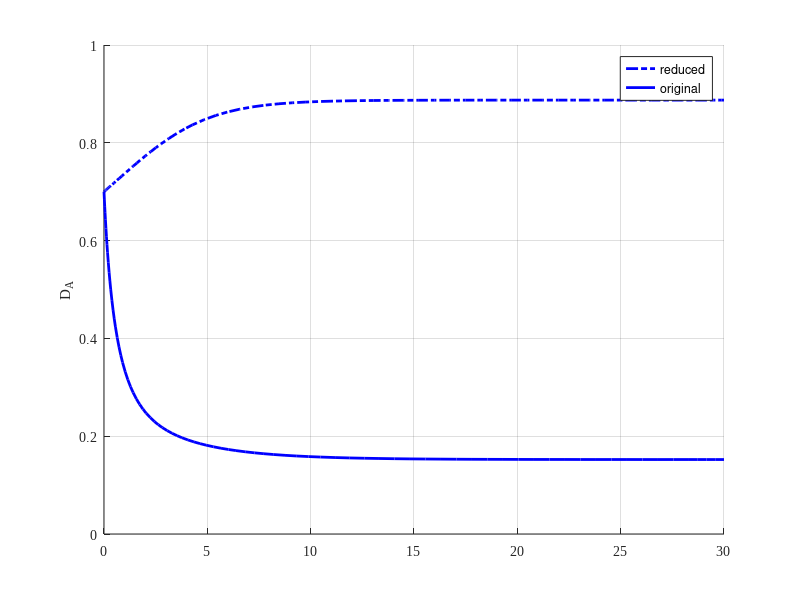
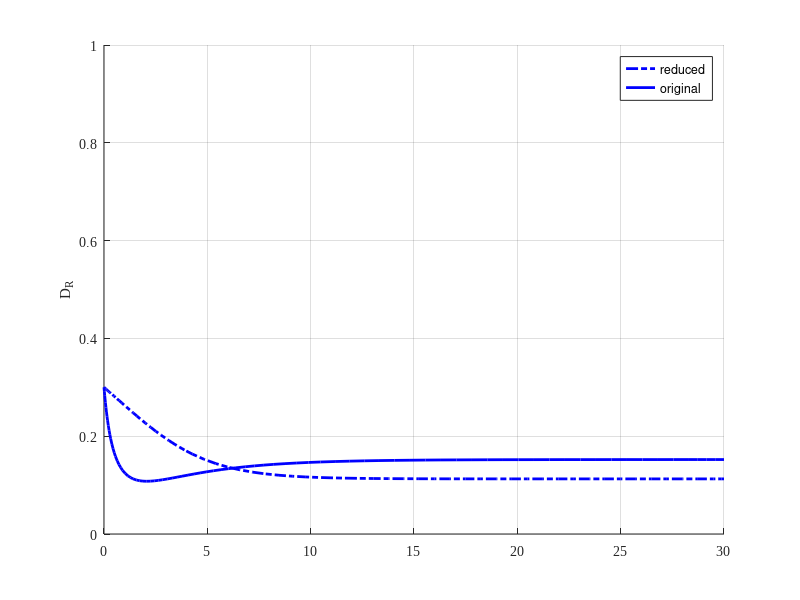

Source code (MATLAB) for these figures, in order:
%% Trajectories of the full and the recuded systems

%% Parameter values

p.ua0=0.1;
p.ua=0;

p.ur=0;
p.ur0=0.1;

p.a=1;  %alpha

p.c=1;

p.mu=1;
p.b=1;


p.e=1; %epsilon prime


N = 30; %Final time

%% build the simulation - reduced system

sys_dyn = @(t,y) [(p.ua0+p.ua+y(1))*(((p.c+y(2))*y(1)+p.mu*(p.b*p.c+y(1))*y(2))/((p.ua0+p.ua+y(1))+(p.ur0+p.ur+p.a*y(2))))-(p.c+y(2))*y(1);...
                  (p.ur0+p.ur+p.a*y(2))*(((p.c+y(2))*y(1)+p.mu*(p.b*p.c+y(1))*y(2))/((p.ua0+p.ua+y(1))+(p.ur0+p.ur+p.a*y(2))))-p.mu*(p.b*p.c+y(1))*y(2)]


              
[T, Y] = ode45(sys_dyn, [0 N], [0.7 0.3]');
figure(1)
% clf()
hold on
% plot(T, Y(:,1),'-.','LineWidth',2, 'Color', [1/8 7/8 1]); %light blue
% plot(T, Y(:,1),'-.','LineWidth',2, 'Color', [3/8 5/8 1]); %blue
plot(T, Y(:,1),'-.','LineWidth',2, 'Color', [0 0 1]);       %dark blue
set(gca, 'FontName', 'Times New Roman')
ylabel('bar D_A')
axis([0 N 0 1]);
grid on
% legend('reduced','original')
% %
figure(2)
% clf()
hold on
% plot(T, Y(:,2),'-.','LineWidth',2, 'Color', [1/8 7/8 1]); %light blue
% plot(T, Y(:,2),'-.','LineWidth',2, 'Color', [3/8 5/8 1]); %blue
plot(T, Y(:,2),'-.','LineWidth',2, 'Color', [0 0 1]);       %dark blue
set(gca, 'FontName', 'Times New Roman')
ylabel('bar D_R')
axis([0 N 0 1]);
grid on




%% build the simulation - full system

sys_dyn = @(t,y) [(1/p.e)*(p.ua0+p.ua+y(1))*y(3)-(p.c+y(2))*y(1);...
                  (1/p.e)*(p.ur0+p.ur+p.a*y(2))*y(3)-p.mu*(p.b*p.c+y(1))*y(2);...
                  (p.c+y(2))*y(1)+p.mu*(p.b*p.c+y(1))*y(2)-(1/p.e)*((p.ua0+p.ua+y(1))*y(3)+(p.ur0+p.ur+p.a*y(2))*y(3))]


              
[T, Y] = ode45(sys_dyn, [0 N], [0.7 0.3 0]');
figure(1)
% clf()
hold on
% plot(T, Y(:,1),'LineWidth',2, 'Color', [1/8 7/8 1]); %light blue
% plot(T, Y(:,1),'LineWidth',2, 'Color', [3/8 5/8 1]); %blue
plot(T, Y(:,1),'LineWidth',2, 'Color', [0 0 1]);       %dark blue
set(gca, 'FontName', 'Times New Roman')
ylabel('D_A')
axis([0 N 0 1]);
grid on
legend('reduced','original')
% %
figure(2)
% clf()
hold on
% plot(T, Y(:,2),'LineWidth',2, 'Color', [1/8 7/8 1]); %light blue
% plot(T, Y(:,2),'LineWidth',2, 'Color', [3/8 5/8 1]); %blue
plot(T, Y(:,2),'LineWidth',2, 'Color', [0 0 1]);       %dark blue
set(gca, 'FontName', 'Times New Roman')
ylabel('D_R')
axis([0 N 0 1]);
grid on
legend('reduced','original')

